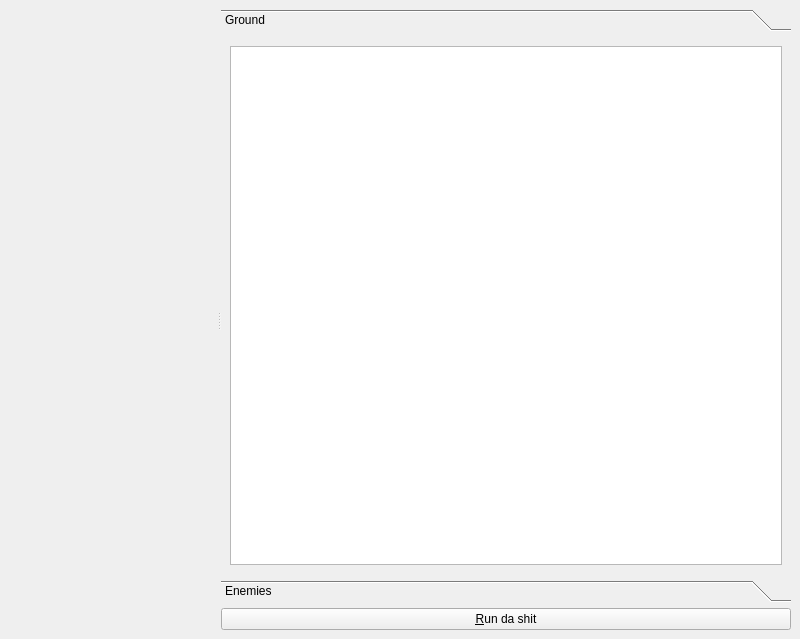
<ui version="4.0" >
 <class>MainWindow</class>
 <widget class="QMainWindow" name="MainWindow" >
  <property name="geometry" >
   <rect>
    <x>0</x>
    <y>0</y>
    <width>800</width>
    <height>639</height>
   </rect>
  </property>
  <property name="windowTitle" >
   <string>MainWindow</string>
  </property>
  <widget class="QWidget" name="centralwidget" >
   <property name="geometry" >
    <rect>
     <x>0</x>
     <y>27</y>
     <width>800</width>
     <height>612</height>
    </rect>
   </property>
   <layout class="QGridLayout" name="gridLayout" >
    <item row="0" column="0" >
     <widget class="QSplitter" name="splitter" >
      <property name="orientation" >
       <enum>Qt::Horizontal</enum>
      </property>
      <widget class="QWidget" native="1" name="widgetPlayground" />
      <widget class="QWidget" name="" >
       <layout class="QVBoxLayout" name="verticalLayout" >
        <item>
         <widget class="QToolBox" name="toolBox" >
          <property name="currentIndex" >
           <number>0</number>
          </property>
          <widget class="QWidget" name="pageGround" >
           <property name="geometry" >
            <rect>
             <x>0</x>
             <y>0</y>
             <width>286</width>
             <height>496</height>
            </rect>
           </property>
           <attribute name="label" >
            <string>Ground</string>
           </attribute>
           <layout class="QGridLayout" name="gridLayout_2" >
            <item row="0" column="0" >
             <widget class="QListView" name="listViewGround" />
            </item>
           </layout>
          </widget>
          <widget class="QWidget" name="pageEnemies" >
           <property name="geometry" >
            <rect>
             <x>0</x>
             <y>0</y>
             <width>286</width>
             <height>496</height>
            </rect>
           </property>
           <attribute name="label" >
            <string>Enemies</string>
           </attribute>
           <widget class="QListView" name="listViewEnemies" >
            <property name="geometry" >
             <rect>
              <x>4</x>
              <y>4</y>
              <width>316</width>
              <height>485</height>
             </rect>
            </property>
           </widget>
          </widget>
         </widget>
        </item>
        <item>
         <widget class="QPushButton" name="pushButtonRun" >
          <property name="text" >
           <string>&amp;Run da shit</string>
          </property>
         </widget>
        </item>
       </layout>
      </widget>
     </widget>
    </item>
   </layout>
  </widget>
  <widget class="QMenuBar" name="menubar" >
   <property name="geometry" >
    <rect>
     <x>0</x>
     <y>0</y>
     <width>800</width>
     <height>27</height>
    </rect>
   </property>
  </widget>
 </widget>
 <resources/>
 <connections/>
</ui>
